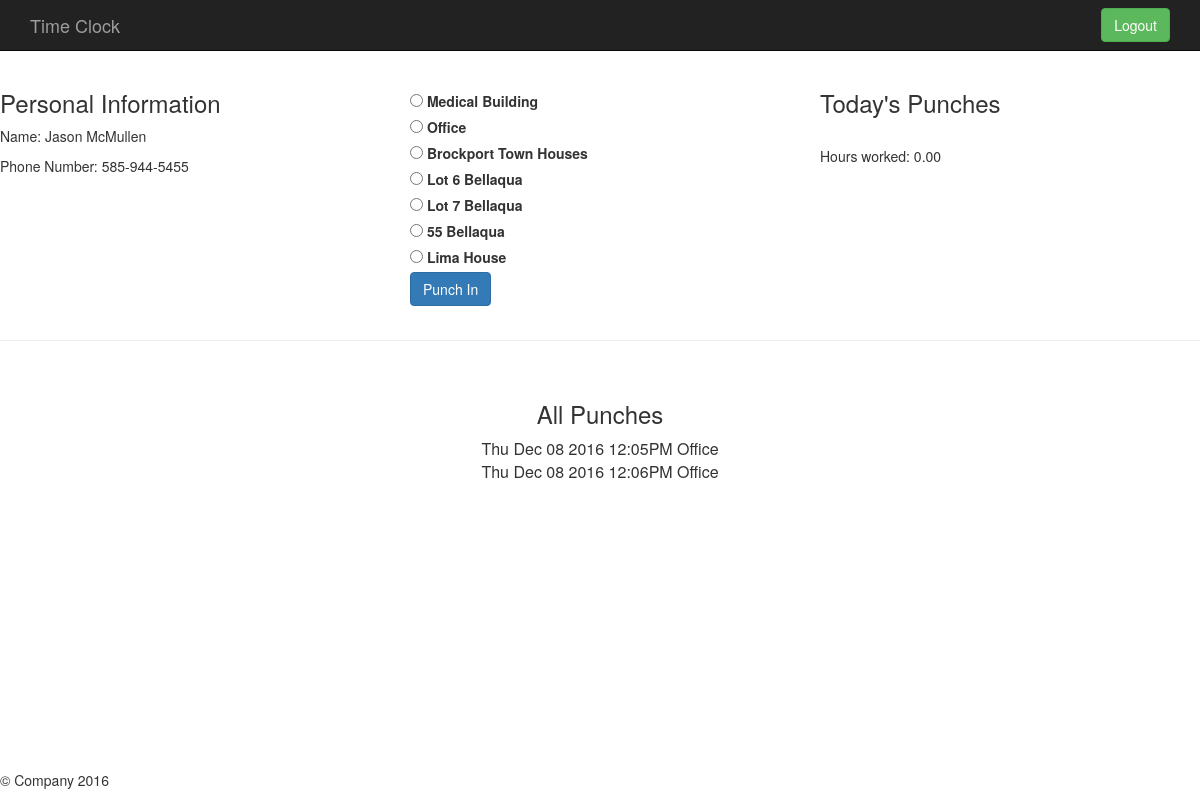
The page /profile/ (signed in) on the database as committed earlier.
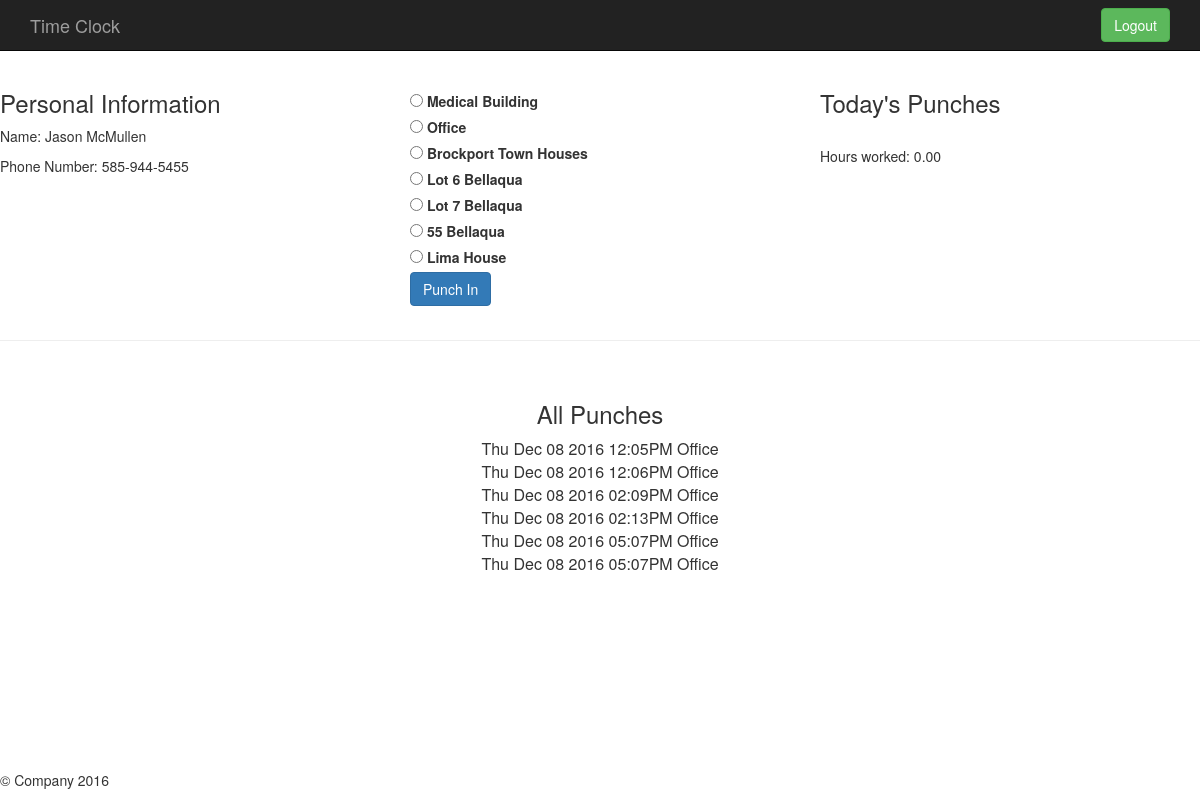
The same page on the database as committed later.
### clock/models.py (models this page shows, shortened)
class Employee(models.Model):
    numeric = RegexValidator(r'^[0-9]*$', 'Only numeric characters are allowed.')
    alpha = RegexValidator(r'^[A-za-z]*$', 'Only alpha characters are allowed.')
    user = models.OneToOneField(User, on_delete=models.CASCADE)
    first_name = models.CharField(max_length=20, null=False, blank=True, validators=[alpha])
    last_name = models.CharField(max_length=20, null=False, blank=True, validators=[alpha])
    phone = models.CharField(max_length=10, null=False, blank=True, validators=[numeric])
    pay_rate = models.FloatField(default=0.00, null=False, blank=True)
    """
    @ Method to return all punches for this employee
    @
    @return all of the punches for this employee
    """
    def getAllPunches(self):
        all_punches = Punch.objects.filter(employee=self).order_by("-date")
        return all_punches
    """
    @ Method to return all punches created today for this employee
    @
    @return all of todays punches for this employee
    """
    def getTodaysPunches(self):
        todays_punches = Punch.objects.filter(employee=self, date=datetime.now()).order_by("-date")
        return todays_punches
    """
    @ Method to return all punches created this week for this employee
    @
    @return all punches from this week for this employee
    """
    """
    @ Method to create the total number of punches for this employee
    @
    @return the total number of punches for this employee
    """
    """
    @ Method that returns True if there is an even number of punches created for this employee, False otherwise.
    @
    @return True if an even number of punches has been created for this employee, False otherwise
    """
    def isEvenNumPunches(self):
        total = Punch.objects.filter(employee=self).count()
        result = False
        if total == 0:
            result = True
        elif total % 2 == 0:
            result = True
        else:
            result = False
        return result
    """
    @ This will be calculated by finding the total number of seconds the employee has worked and
    @ then converting it to hours in decimal form.
    @
    @return the total number of hours this employee has worked today
    """
    def hoursWorkedToday(self):
        punches = list(Punch.objects.filter(employee=self, date=datetime.now()).order_by("-date"))
        total = Punch.objects.filter(employee=self, date=datetime.now()).count()
        if total % 3 == 0 and total != 0:
            del punches[-1]
        start = None
        end = None
        total_seconds = 0.0
        return "%.2f" % (total_seconds / 3600)
    """
    @Method that will calculate the total number of hours an employee has worked for this week.
    @
    @return the total number of hours this employee has worked this week
    """
    """
    @ String representation of an instance of this class
    @
    @return a string representation of an employee
    """

class Punch(models.Model):
    employee = models.ForeignKey('Employee')
    date = models.DateField()
    time = models.TimeField()
    location = models.CharField(
        max_length=50,
        choices=LOCATION_CHOICES, # Choices is located in /location_choices.py
        default = OFFICE,
    )
    """
    @ Method that creates a string representation of a punch.
    @
    @return a string representation of a punch.
    """
    def __str__(self):
        formatT = '%I:%M%p'
        formatD = "%a %b %d %Y"
        return self.date.strftime(formatD) + " " + self.time.strftime(formatT) + " " + self.location

### clock/views.py (the view)
# urls.py: url(r'^profile/$', views.Profile, name="profile"),
@login_required
def Profile(request):
    if not request.user.is_authenticated():
        return HttpResponseRedirect('/login/')
    user = request.user
    try:
        employee = user.employee
        if request.method == 'POST':
            form = PunchForm(request.POST)
            if form.is_valid():
                date = datetime.now().date()
                time = datetime.now().time()
                location = form.cleaned_data['location']
                punch = Punch(employee=employee,
                              date = date,
                              time = time,
                              location = location,
                             )
                punch.save()
            return HttpResponseRedirect('/employee_profile/')
        else:
            form = PunchForm()
            context = {'form': form, 'employee': employee}
            return render(request, 'employee_profile.html', context)
    except ObjectDoesNotExist:
        try:
            employer = user.employer
            context = {'employer' : employer}
            return render(request, 'employer_profile.html', context)
        except ObjectDoesNotExist:
            return HttpResponseRedirect('/admin/')

### clock/forms.py
class PunchForm(forms.Form):
    location = forms.ChoiceField(widget=forms.RadioSelect(), choices=LOCATION_CHOICES)

### static/templates/employee_profile.html (shortened to what this page needs)
{% extends 'base.html' %}
{% block content %}
<div class="row">
	<div class="col-md-4">
		<h3>Personal Information</h3>
		<section>
			<p>Name: {{ user.first_name }} {{ user.last_name }}</p>
			<p>Phone Number: {{ employee.phone }}</p>
		</section>
	</div>
	<div class="col-md-4">
		<form method="POST" action="">{% csrf_token %}
			<section>
				{% for locations in form.location %}
					<div class="myradio">
						{{ locations }}
					</div>
				{% endfor %}
				{% if employee.isEvenNumPunches == True %}
					<input type="submit" value="Punch In" class="btn btn-primary">
				{% else %}
					<input type="submit" value="Punch Out" class="btn btn-primary">
				{% endif %}
			</section>
		</form>
	</div>
	<div class="col-md-4">
		<h3>Today's Punches</h3>
		<section>
            <br>
            <p>Hours worked: {{ employee.hoursWorkedToday }}</p>
		</section>
	</div>
</div>
<hr>
<br>
<div class="container" align="center">
    <h3>All Punches</h3>
    <section>
        {% for punch in employee.getAllPunches %}
            <table>
                <tr>
                    <td>{{ punch }}</td>
                </tr>
            </table>
        {% endfor %}
    </section>
</div>
{% endblock %}

### static/templates/base.html (shortened to what this page needs)
﻿<!DOCTYPE html>
<html lang="en">
    <head>
        <link href="/static/css/bootstrap.css" rel="stylesheet">
        <link href="/static/css/jumbotron.css" rel="stylesheet">
    </head>
    <body>
        <nav class="navbar navbar-inverse navbar-fixed-top">
            <div class="container">
                <div class="navbar-header">
                    <a class="navbar-brand" href="{% url "home" %}">Time Clock</a>
                </div>
                {% if user.is_authenticated %}
                    <div id="navbar" class="navbar-collapse collapse">
                        <form class="navbar-form navbar-right">{% csrf_token %}
                            <a href="/logout/" class="btn btn-success">Logout</a>
                        </form>
                {% else %}
                        <form class="navbar-form navbar-right">
                            <a href="/login/" class="btn btn-success">Login</a>
                        </form>
                    </div>
                {% endif %}
            </div>
        </nav>
        {% block content %}{% endblock %}
        <div class="navbar-fixed-bottom">
            <footer class="footer">
                <p>&copy; Company 2016</p>
            </footer>
        </div>
    </body>
</html>

### static/static/css/jumbotron.css (style rules this page uses)
body { padding-top: 50px; padding-bottom: 20px; }

Rows that differ between the two databases and show on the page:
added Punch: date+time+location "Thu Dec 08 2016 02:09PM Office"
added Punch: date+time+location "Thu Dec 08 2016 02:13PM Office"
added Punch: date+time+location "Thu Dec 08 2016 05:07PM Office"
added Punch: date+time+location "Thu Dec 08 2016 05:07PM Office"
